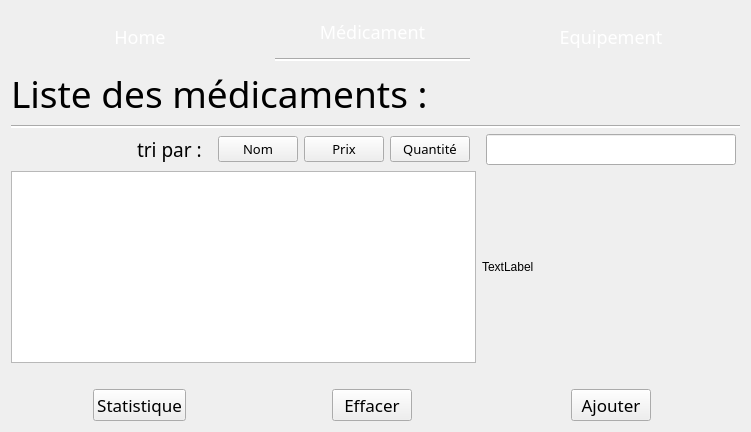
      <widget class="QWidget" name="ListMed">
       <layout class="QGridLayout" name="gridLayout_3">
        <item row="1" column="4">
         <widget class="QPushButton" name="Equipement">
          <property name="minimumSize">
           <size>
            <width>0</width>
            <height>51</height>
           </size>
          </property>
          <property name="font">
           <font>
            <family>Quicksand SemiBold</family>
            <pointsize>-1</pointsize>
            <weight>50</weight>
            <bold>false</bold>
           </font>
          </property>
          <property name="cursor">
           <cursorShape>PointingHandCursor</cursorShape>
          </property>
          <property name="styleSheet">
           <string notr="true">QPushButton{
width:121px;
height:30px;
background:transparent;
color:#000;
border:0px solid black;
border-radius:7px;
color:white;
font-weight:400;
font-size:18px;
}

QPushButton:hover{
background-color: rgba(170, 218, 255, 100);
}
</string>
          </property>
          <property name="text">
           <string>Equipement</string>
          </property>
          <property name="icon">
           <iconset resource="pics.qrc">
            <normaloff>:/pics/pics/equipement.png</normaloff>:/pics/pics/equipement.png</iconset>
          </property>
          <property name="iconSize">
           <size>
            <width>20</width>
            <height>20</height>
           </size>
          </property>
         </widget>
        </item>
        <item row="6" column="1" alignment="Qt::AlignHCenter">
         <widget class="QPushButton" name="Statistique_med">
          <property name="font">
           <font>
            <family>Quicksand SemiBold</family>
            <pointsize>13</pointsize>
           </font>
          </property>
          <property name="cursor">
           <cursorShape>PointingHandCursor</cursorShape>
          </property>
          <property name="text">
           <string>Statistique</string>
          </property>
          <property name="icon">
           <iconset resource="pics.qrc">
            <normaloff>:/pics/pics/stat.png</normaloff>:/pics/pics/stat.png</iconset>
          </property>
          <property name="iconSize">
           <size>
            <width>30</width>
            <height>30</height>
           </size>
          </property>
         </widget>
        </item>
        <item row="6" column="2" alignment="Qt::AlignHCenter">
         <widget class="QPushButton" name="effacer_medicament">
          <property name="font">
           <font>
            <family>Quicksand SemiBold</family>
            <pointsize>13</pointsize>
           </font>
          </property>
          <property name="cursor">
           <cursorShape>PointingHandCursor</cursorShape>
          </property>
          <property name="text">
           <string>Effacer</string>
          </property>
          <property name="icon">
           <iconset resource="pics.qrc">
            <normaloff>:/pics/pics/trash.png</normaloff>:/pics/pics/trash.png</iconset>
          </property>
          <property name="iconSize">
           <size>
            <width>25</width>
            <height>25</height>
           </size>
          </property>
         </widget>
        </item>
        <item row="5" column="4">
         <spacer name="horizontalSpacer_27">
          <property name="orientation">
           <enum>Qt::Horizontal</enum>
          </property>
          <property name="sizeHint" stdset="0">
           <size>
            <width>258</width>
            <height>20</height>
           </size>
          </property>
         </spacer>
        </item>
        <item row="5" column="1">
         <spacer name="horizontalSpacer_28">
          <property name="orientation">
           <enum>Qt::Horizontal</enum>
          </property>
          <property name="sizeHint" stdset="0">
           <size>
            <width>258</width>
            <height>20</height>
           </size>
          </property>
         </spacer>
        </item>
        <item row="1" column="1">
         <widget class="QPushButton" name="Home_2">
          <property name="minimumSize">
           <size>
            <width>0</width>
            <height>51</height>
           </size>
          </property>
          <property name="font">
           <font>
            <family>Quicksand SemiBold</family>
            <pointsize>-1</pointsize>
            <weight>50</weight>
            <bold>false</bold>
           </font>
          </property>
          <property name="cursor">
           <cursorShape>PointingHandCursor</cursorShape>
          </property>
          <property name="styleSheet">
           <string notr="true">QPushButton{
width:121px;
height:30px;
background:transparent;
color:#000;
border:0px solid black;
border-radius:7px;
color:white;
font-weight:400;
font-size:18px;
}

QPushButton:hover{
background-color: rgba(170, 218, 255, 100);
}
</string>
          </property>
          <property name="text">
           <string>Home</string>
          </property>
          <property name="icon">
           <iconset resource="pics.qrc">
            <normaloff>:/pics/pics/Home.png</normaloff>:/pics/pics/Home.png</iconset>
          </property>
          <property name="iconSize">
           <size>
            <width>20</width>
            <height>20</height>
           </size>
          </property>
         </widget>
        </item>
        <item row="5" column="2">
         <spacer name="horizontalSpacer_9">
          <property name="orientation">
           <enum>Qt::Horizontal</enum>
          </property>
          <property name="sizeHint" stdset="0">
           <size>
            <width>195</width>
            <height>20</height>
           </size>
          </property>
         </spacer>
        </item>
        <item row="1" column="2">
         <layout class="QVBoxLayout" name="verticalLayout_29">
          <item>
           <widget class="QPushButton" name="Medicament_3">
            <property name="enabled">
             <bool>false</bool>
            </property>
            <property name="minimumSize">
             <size>
              <width>0</width>
              <height>41</height>
             </size>
            </property>
            <property name="font">
             <font>
              <family>Quicksand SemiBold</family>
              <pointsize>-1</pointsize>
              <weight>50</weight>
              <bold>false</bold>
             </font>
            </property>
            <property name="cursor">
             <cursorShape>ArrowCursor</cursorShape>
            </property>
            <property name="styleSheet">
             <string notr="true">QPushButton{
width:121px;
height:30px;
background:transparent;
color:#000;
border:0px solid black;
border-radius:7px;
color:white;
font-weight:400;
font-size:18px;
}

QPushButton:hover{
background-color: rgba(170, 218, 255, 100);
}
</string>
            </property>
            <property name="text">
             <string>Médicament</string>
            </property>
            <property name="icon">
             <iconset resource="pics.qrc">
              <normaloff>:/pics/pics/med.png</normaloff>:/pics/pics/med.png</iconset>
            </property>
            <property name="iconSize">
             <size>
              <width>20</width>
              <height>20</height>
             </size>
            </property>
           </widget>
          </item>
          <item>
           <widget class="Line" name="line_med_3">
            <property name="styleSheet">
             <string notr="true">background: white;</string>
            </property>
            <property name="orientation">
             <enum>Qt::Horizontal</enum>
            </property>
           </widget>
          </item>
         </layout>
        </item>
        <item row="3" column="4" alignment="Qt::AlignHCenter">
         <widget class="QLineEdit" name="chercher_med">
          <property name="minimumSize">
           <size>
            <width>250</width>
            <height>25</height>
           </size>
          </property>
          <property name="font">
           <font>
            <family>Quicksand SemiBold</family>
            <pointsize>12</pointsize>
           </font>
          </property>
          <property name="styleSheet">
           <string notr="true">
color :rgb(255, 255, 255)</string>
          </property>
          <property name="text">
           <string/>
          </property>
          <property name="placeholderText">
           <string>chercher</string>
          </property>
         </widget>
        </item>
        <item row="6" column="4" alignment="Qt::AlignHCenter">
         <widget class="QPushButton" name="ajouter_med">
          <property name="minimumSize">
           <size>
            <width>0</width>
            <height>0</height>
           </size>
          </property>
          <property name="font">
           <font>
            <family>Quicksand SemiBold</family>
            <pointsize>13</pointsize>
            <weight>50</weight>
            <bold>false</bold>
            <kerning>true</kerning>
           </font>
          </property>
          <property name="cursor">
           <cursorShape>PointingHandCursor</cursorShape>
          </property>
          <property name="text">
           <string>Ajouter</string>
          </property>
          <property name="icon">
           <iconset resource="pics.qrc">
            <normaloff>:/pics/pics/ajout.png</normaloff>:/pics/pics/ajout.png</iconset>
          </property>
          <property name="iconSize">
           <size>
            <width>30</width>
            <height>30</height>
           </size>
          </property>
         </widget>
        </item>
        <item row="2" column="1" colspan="4">
         <layout class="QVBoxLayout" name="verticalLayout_27">
          <item>
           <widget class="QLabel" name="label_19">
            <property name="font">
             <font>
              <family>Quicksand SemiBold</family>
              <pointsize>28</pointsize>
             </font>
            </property>
            <property name="text">
             <string>Liste des médicaments : </string>
            </property>
           </widget>
          </item>
          <item>
           <widget class="Line" name="bigline_med_3">
            <property name="styleSheet">
             <string notr="true">background: white;</string>
            </property>
            <property name="orientation">
             <enum>Qt::Horizontal</enum>
            </property>
           </widget>
          </item>
         </layout>
        </item>
        <item row="3" column="1" colspan="2">
         <layout class="QHBoxLayout" name="horizontalLayout_85">
          <item alignment="Qt::AlignRight">
           <widget class="QLabel" name="label_63">
            <property name="font">
             <font>
              <family>Quicksand SemiBold</family>
              <pointsize>14</pointsize>
             </font>
            </property>
            <property name="text">
             <string>tri par :  </string>
            </property>
           </widget>
          </item>
          <item>
           <widget class="QPushButton" name="trier_med">
            <property name="maximumSize">
             <size>
              <width>80</width>
              <height>16777215</height>
             </size>
            </property>
            <property name="font">
             <font>
              <family>Quicksand SemiBold</family>
              <pointsize>10</pointsize>
             </font>
            </property>
            <property name="cursor">
             <cursorShape>PointingHandCursor</cursorShape>
            </property>
            <property name="text">
             <string>Nom</string>
            </property>
           </widget>
          </item>
          <item>
           <widget class="QPushButton" name="trier_med_Prix">
            <property name="maximumSize">
             <size>
              <width>80</width>
              <height>16777215</height>
             </size>
            </property>
            <property name="font">
             <font>
              <family>Quicksand SemiBold</family>
              <pointsize>10</pointsize>
             </font>
            </property>
            <property name="cursor">
             <cursorShape>PointingHandCursor</cursorShape>
            </property>
            <property name="text">
             <string>Prix</string>
            </property>
           </widget>
          </item>
          <item>
           <widget class="QPushButton" name="trier_med_Quantite">
            <property name="maximumSize">
             <size>
              <width>80</width>
              <height>16777215</height>
             </size>
            </property>
            <property name="font">
             <font>
              <family>Quicksand SemiBold</family>
              <pointsize>10</pointsize>
             </font>
            </property>
            <property name="cursor">
             <cursorShape>PointingHandCursor</cursorShape>
            </property>
            <property name="text">
             <string>Quantité</string>
            </property>
           </widget>
          </item>
         </layout>
        </item>
        <item row="4" column="1" colspan="3">
         <widget class="QListWidget" name="listWidget_MED">
          <property name="font">
           <font>
            <family>Quicksand SemiBold</family>
            <pointsize>20</pointsize>
           </font>
          </property>
          <property name="autoFillBackground">
           <bool>true</bool>
          </property>
          <property name="styleSheet">
           <string notr="true">border:0px solid white;
color:white;
background: transparent;
margin:0 40px 0 40px;


QListView::item {
    color:rgb(255, 255, 255);
    background-color:transparent;
}


QListView {
    show-decoration-selected: 1; /* make the selection span the entire width of the view */
}


QListView::item:selected {
    border: 1px solid rgb(108, 147, 255);
}

QListView::item:selected:!active {
    background: rgba(170, 218, 255, 100);
}




QListView::item:selected:active {
    background: rgba(170, 218, 255, 100);
}

QListView::item:hover {
    background: rgba(170, 218, 255, 100);
}</string>
          </property>
          <property name="verticalScrollBarPolicy">
           <enum>Qt::ScrollBarAlwaysOff</enum>
          </property>
          <property name="horizontalScrollBarPolicy">
           <enum>Qt::ScrollBarAlwaysOff</enum>
          </property>
          <property name="showDropIndicator" stdset="0">
           <bool>false</bool>
          </property>
          <property name="selectionBehavior">
           <enum>QAbstractItemView::SelectRows</enum>
          </property>
          <property name="spacing">
           <number>5</number>
          </property>
         </widget>
        </item>
        <item row="4" column="4">
         <widget class="QLabel" name="listmedlogo">
          <property name="text">
           <string>TextLabel</string>
          </property>
         </widget>
        </item>
       </layout>
      </widget>
